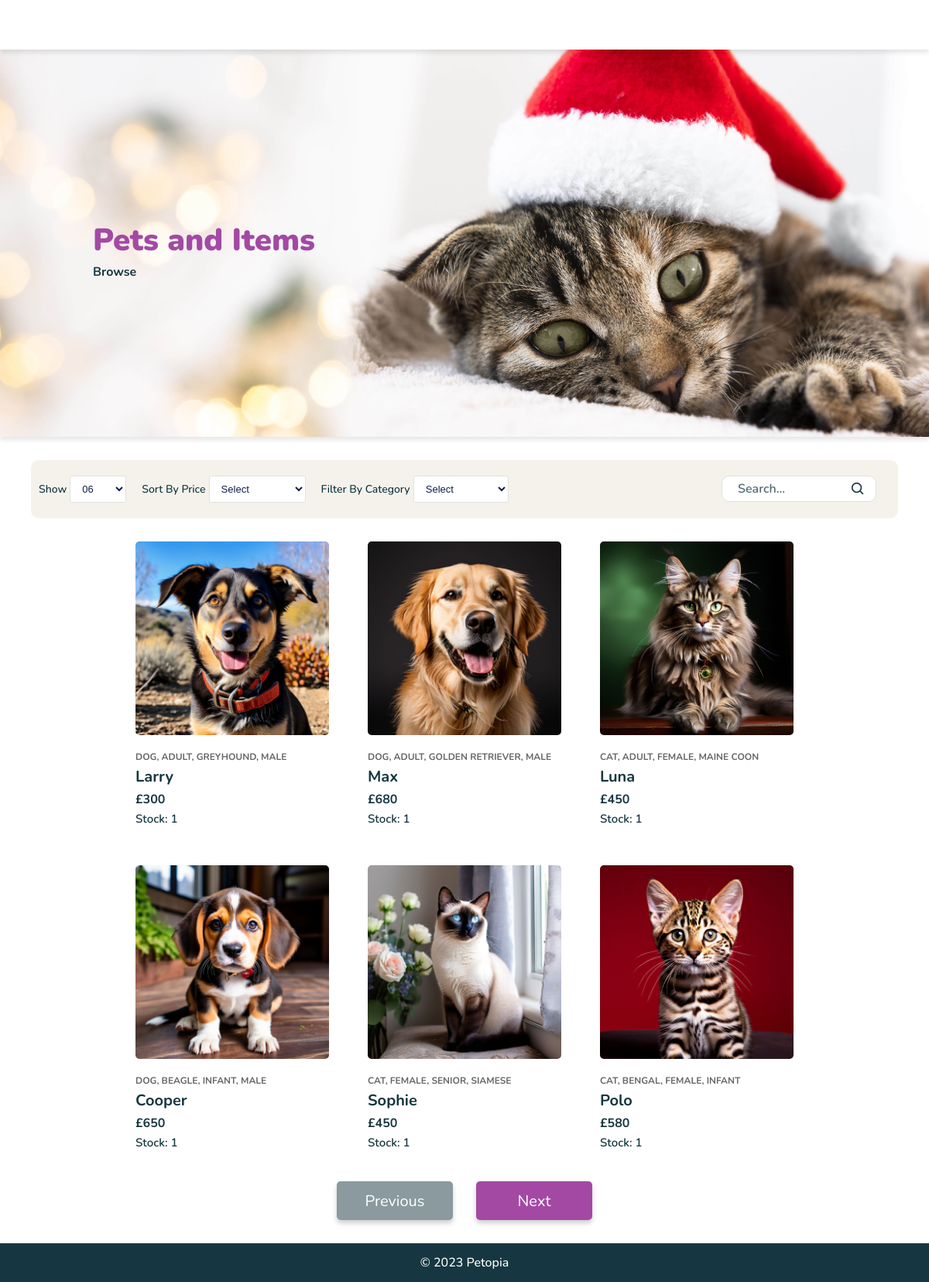
/products.php, run on the app's committed database.
### tables this page shows
CREATE TABLE `product` (
  `Product_ID` int(10) NOT NULL,
  `Name` varchar(60) NOT NULL,
  `Price` int(20) NOT NULL,
  `Num_In_Stock` int(10) UNSIGNED NOT NULL,
  `Description` varchar(500) NOT NULL,
  `Image` varchar(200) DEFAULT NULL
);

### products.php (the view, shortened to what this page needs)
<!DOCTYPE html>
<html lang="en">
<head>
    <link href="css/items.css" rel="stylesheet" type="text/css">
    <link href='https://unpkg.com/boxicons@2.1.4/css/boxicons.min.css' rel='stylesheet'>
    <link href="css/navigation.css" rel="stylesheet" type="text/css">
    <link rel="stylesheet" href="css/footer.css">
    <link rel="stylesheet" href="https://unpkg.com/flickity@2/dist/flickity.min.css">
    <link rel="stylesheet" href="templates/hero-banner.css">
</head>
<body>
    <header>
    </header>
    <main>
        <section class="hero-banner">
            <div class="hero-banner-image"><img src="assets/Homepage/hero-banner2.jpg" alt=""></div>
            <div class="hero-banner-left">
                <div class="hero-banner-content">
                    <h2>Pets and Items</h2>
                    <p> Browse</p>
                </div>
            </div>
        </section>
        <section class="items-container">
            <div class="items-right">
                <div class="filters-top">
                    <div class="filters-left">
                        <div class="show-list-container">
                            <form><label for="show">Show</label>
                                <select id="show" class="selected">
                                    <option value="6">06</option>
                                </select>
                            </form>
                        </div>
                        <div class="sort-by-container">
                            <form><label for="sortByPrice">Sort By Price</label>
                                <select id="sortByPrice" class="selected">
                                    <option value="select">Select</option>
                                </select>
                            </form>
                        </div>
                        <div class="sort-by-container">
                            <form class="hide-sortby-product"><label for="sortByProduct">Filter By Category</label>
                                <select id="sortByProduct" class="selected">
                                </select>
                            </form>
                        </div>
                    </div>
                    <form id="filters-right">
                        <div class="input-container">
                            <input type="text" id="contact-name" name="contact-name" class="name-input"
                                placeholder="Search..." required />
                            <i class='bx bx-search'></i>
                        </div>
                    </form>
                </div>
                    <div class="results-container">
                    <?php
                    require_once "php/connectdb.php";
                    try {
                        $queryParams = [];
                        $queryParts = [
                            "SELECT DISTINCT p.*, GROUP_CONCAT(DISTINCT c.Name ORDER BY FIELD(c.Category_ID, 5, 6) DESC, c.Name ASC SEPARATOR ', ') AS CategoryNames",
                            "FROM product p",
                            "LEFT JOIN productcategory pc ON p.Product_ID = pc.Product_ID",
                            "LEFT JOIN category c ON pc.Category_ID = c.Category_ID",
                        ];
                        $queryParts[] = "GROUP BY p.Product_ID";
                        $finalQuery = implode(" ", $queryParts);
                        $stmt = $db->prepare($finalQuery);
                        $stmt->execute($queryParams);
                        $rows = $stmt->fetchAll(PDO::FETCH_ASSOC);
                        if ($rows) {
                            foreach ($rows as $row) { ?>
                            <div class="item-template">
                                <div class="item-image">
                                    <?php $tempPID = $row["Product_ID"]; ?>
                                    <a href="item.php?Product_ID=<?php echo $tempPID; ?>"><img src="assets/ProductImages/ImageID_<?php echo $row["Product_ID"]; ?>.jpeg" alt=""></a>
                                </div>
                                <div class="item-info">
                                    <h6><?php echo $row[
                                        "CategoryNames"
                                    ]; ?></h6>
                                    <h4><a href="item.php?Product_ID=<?php echo $tempPID; ?>"><?php echo $row[
                                        "Name"
                                    ]; ?></a></h4>
                                    <h5>£<?php echo $row["Price"]; ?></h5>
                                    <div class="item-bottom-container">
                                    <p>Stock: <?php
                                    $adjustedStock = $row["Num_In_Stock"];
                                    echo max(0, $adjustedStock);
                                    ?></p>
                                    </div>
                                </div>
                            </div>
                        <?php }
                        } else {
                            echo "<p>No matching Product.</p>\n";
                        }
                    } catch (PDOexception $ex) {
                        echo "Sorry, a database error occurred! <br>";
                        echo "Error details: <em>" .
                            $ex->getMessage() .
                            "</em>";
                    }
                    ?>
                </div>
                <div id="paging-controls">
                    <button id="prev-page">Previous</button>
                    <button id="next-page">Next</button>
                </div>
            </div>
        </section>
        </main>
</body>
    <footer>
        &copy; 2023 Petopia
    </footer>
</body>
</html>

### css/items.css (style rules this page uses)
.hero-banner { height: 500px !important; }
.items-container { width: 100%; padding-top: 30px; display: flex; justify-content: center; gap: 0px; }
.items-right { display: flex; flex-direction: column; justify-content: center; align-items: center; padding-left: 50px; padding-right: 50px; }
.filters-top { display: flex; flex-direction: row; align-items: center; justify-content: space-between; width: 100%; height: 75px; padding: 0 10px; background-color: #f5f2eb; border-radius: 10px; }
.results-container { padding-top: 30px; display: flex; justify-content: center; align-items: center; flex-direction: row; flex-wrap: wrap; gap: 50px; padding-bottom: 10px; }
.items-right label { font-size: 14px; font-weight: 500; color: #0a303a; }
.filters-top select { border: 1px solid #e1e1e1; background: #fff; padding: 8px 25px 8px 11px; min-width: 55px; font-size: 13px; font-weight: 500; color: #111e49; border-radius: 3px; }
.filters-left { display: flex; flex-direction: row; gap: 20px; }
#filters-right { position: relative; display: flex; justify-content: start; align-items: start; flex-direction: column; }
#filters-right .input-container { position: relative; width: 90%; height: 30px; margin-bottom: 15px; padding-bottom: 10px; }
.input-container i { position: absolute; right: 10px; top: calc(50%); transform: translateY(-50%); font-size: 20px; padding-top: 14px; color: #163741; }
#filters-right input[type=text] { width: calc(100% - 20px); height: 100%; background: white; border: none; outline: none; border: 1px solid #e1e1e1; border-radius: 10px; font-size: 16px; padding-left: 20px; color: #a349a4; font-family: 'Nunito', sans-serif; margin-top: 10px; }
#filters-right input::placeholder { color: #163741be; font-family: 'Nunito', sans-serif; font-weight: 600; }
.item-template { display: flex; flex-direction: column; }
.item-image { width: 250px; height: 250px; }
.item-image img { width: 100%; height: 100%; border-radius: 5px; object-fit: cover; }
.item-info { display: flex; flex-direction: column; padding-top: 20px; }
.item-info h4 { font-size: 24px; margin: 0; color: #41494b; }
.item-info h5 { font-size: 16px; line-height: 30px; margin: 0; color:#163741 }
.item-info h6 { margin: 0; color: #676666; text-transform: uppercase; font-size: 12px; }
.item-info a { font-size: 20px; text-decoration: none; color: #163741; opacity: 1; transition: 0.2s; }
.item-bottom-container { display: flex; flex-direction: row; justify-content: space-between; }
.item-bottom-container p { font-size: 15px; font-weight: 600; margin: 0; color:#163741 }
#paging-controls { padding-top: 30px; padding-bottom: 30px; display: flex; flex-direction: row; justify-content: center; align-items: center; gap: 30px; }
#paging-controls #prev-page { width: 150px; height: 50px; background-color: #a349a4; border:none; border-radius: 5px; box-shadow: 0 4px 6px rgba(0, 0, 0, 0.2); text-align: center; font-size: 20px; font-family: 'Nunito', sans-serif; color: white; cursor: pointer; transition: 0.3s; }
#paging-controls #next-page { width: 150px; height: 50px; background-color: #a349a4; border:none; border-radius: 5px; box-shadow: 0 4px 6px rgba(0, 0, 0, 0.2); text-align: center; font-size: 20px; font-family: 'Nunito', sans-serif; color: white; cursor: pointer; transition: 0.3s; }

### css/navigation.css (style rules this page uses)
body { margin: 0; font-family: 'Nunito', sans-serif; overflow-x: hidden; padding-top: 84px; }
header { width: 100%; height: auto; display: flex; justify-content: space-evenly; align-items: center; flex-direction: column; z-index: 9999; position: fixed; top: 0; box-shadow: 0 4px 6px rgba(0, 0, 0, 0.1); }
@media (max-width: 1200px) { body { padding-top: 64px; } }
@media (max-width: 1200px) { header { justify-content: space-between; height: 64px; } }

### css/footer.css (style rules this page uses)
footer { width: 100%; height: 50px; background-color: #163741; color: white; font-weight: 500; display: flex; justify-content: center; align-items: center; }

### data on the page
product: shows a picture, row "DOG, ADULT, GREYHOUND, MALE", Name "Larry", Price "300", Num_In_Stock "1"
product: shows a picture, row "DOG, ADULT, GOLDEN RETRIEVER, MALE", Name "Max", Price "680", Num_In_Stock "1"
product: shows a picture, row "CAT, ADULT, FEMALE, MAINE COON", Name "Luna", Price "450", Num_In_Stock "1"
product: shows a picture, row "DOG, BEAGLE, INFANT, MALE", Name "Cooper", Price "650", Num_In_Stock "1"
product: shows a picture, row "CAT, FEMALE, SENIOR, SIAMESE", Name "Sophie", Price "450", Num_In_Stock "1"
product: shows a picture, row "CAT, BENGAL, FEMALE, INFANT", Name "Polo", Price "580", Num_In_Stock "1"
